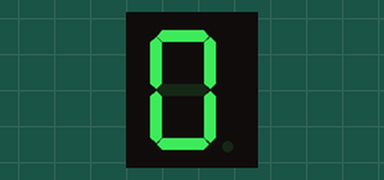
This sketch was run on a simulated Arduino Uno, built with avr-gcc and run on an emulated ATmega328P. On the bench: 1-digit seven-segment display. Wiring (inferred from the names in the program): 1-digit 7-segment display, segments lit when HIGH: segments pin 8, pin 9, pin 4, pin 3, pin 2, pin 7, pin 6. The segment pins are drawn as the display they are named for.

Above: at 0.1 s.
At 5.1 s:
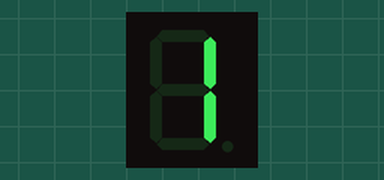
At 10.1 s:
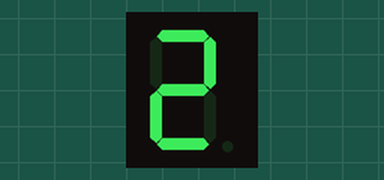

Measured:
- by itself, everything shown: repeats every 15.0 s, in 3 steps
- what the display in image 1 shows lasts 5.0 s, from 5.0 s to 10.0 s

The sketch:

task3.ino
```cpp
byte a=8,b=9,c=4,d=3,e=2,f=7,g=6;

void setup() {
  // put your setup code here, to run once:
  pinMode(a,OUTPUT);
  pinMode(b,OUTPUT);
  pinMode(c,OUTPUT);
  pinMode(d,OUTPUT);
  pinMode(e,OUTPUT);
  pinMode(f,OUTPUT);
  pinMode(g,OUTPUT);
}

void loop() {
  // put your main code here, to run repeatedly:
  digitalWrite(a, HIGH);
  digitalWrite(b, HIGH);
  digitalWrite(c, HIGH);
  digitalWrite(d, HIGH);
  digitalWrite(e, HIGH);
  digitalWrite(f, HIGH);
  digitalWrite(g, LOW);
  delay(5000);
  digitalWrite(a, LOW);
  digitalWrite(b, HIGH);
  digitalWrite(c, HIGH);
  digitalWrite(d, LOW);
  digitalWrite(e, LOW);
  digitalWrite(f, LOW);
  digitalWrite(g, LOW);
  delay(5000);
  digitalWrite(a, HIGH);
  digitalWrite(b, HIGH);
  digitalWrite(c, LOW);
  digitalWrite(d, HIGH);
  digitalWrite(e, HIGH);
  digitalWrite(f, LOW);
  digitalWrite(g, HIGH);
  delay(5000);
}
```
